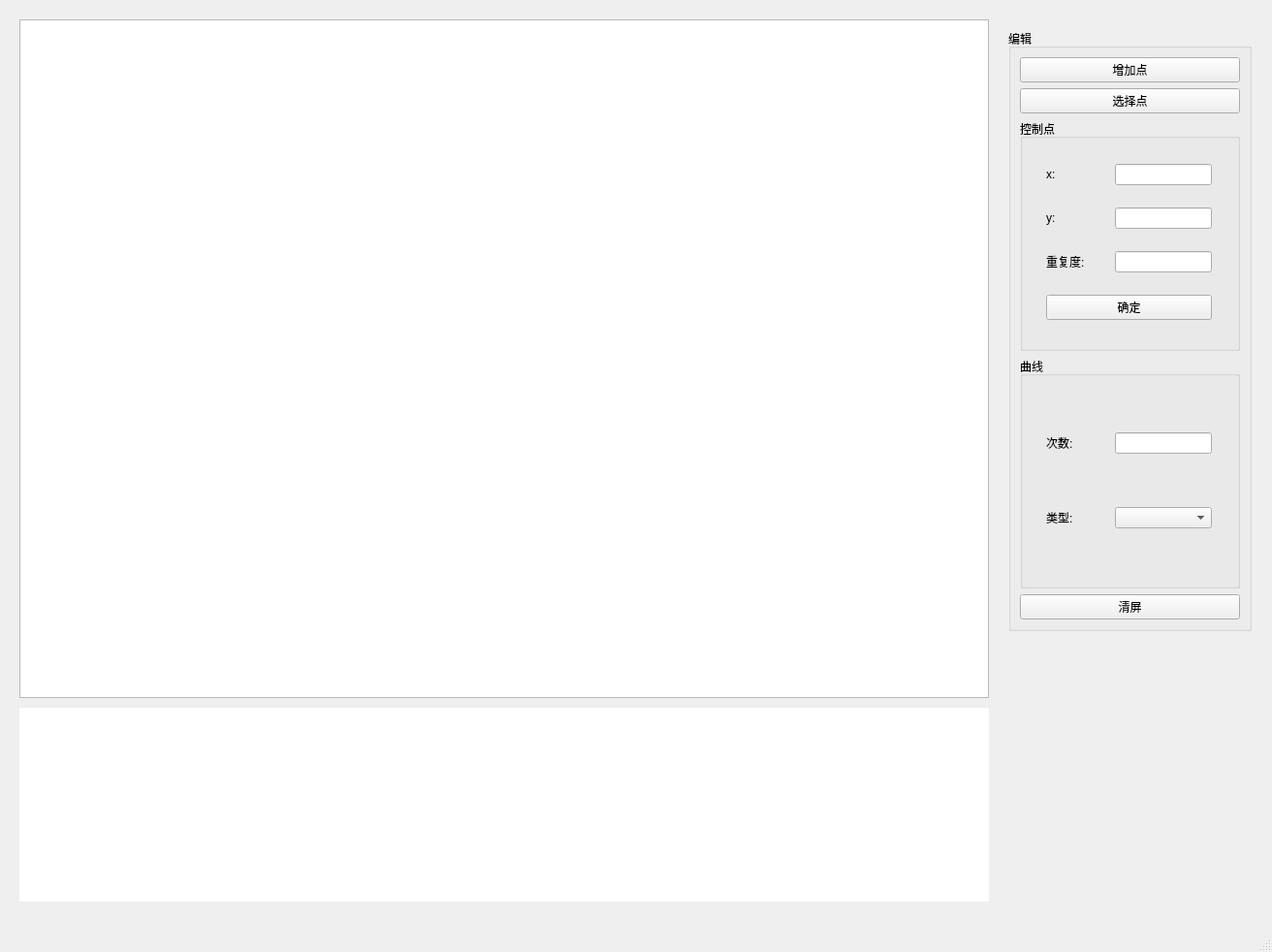
<?xml version="1.0" encoding="UTF-8"?>
<ui version="4.0">
 <class>CurveWindow</class>
 <widget class="QMainWindow" name="CurveWindow">
  <property name="geometry">
   <rect>
    <x>0</x>
    <y>0</y>
    <width>1312</width>
    <height>982</height>
   </rect>
  </property>
  <property name="windowTitle">
   <string>CurveWindow</string>
  </property>
  <widget class="QWidget" name="centralwidget">
   <widget class="QGroupBox" name="groupBox">
    <property name="geometry">
     <rect>
      <x>1040</x>
      <y>30</y>
      <width>251</width>
      <height>621</height>
     </rect>
    </property>
    <property name="title">
     <string>编辑</string>
    </property>
    <layout class="QVBoxLayout" name="verticalLayout">
     <item>
      <widget class="QPushButton" name="btnAddPoint">
       <property name="text">
        <string>增加点</string>
       </property>
      </widget>
     </item>
     <item>
      <widget class="QPushButton" name="btnChangePoint">
       <property name="text">
        <string>选择点</string>
       </property>
      </widget>
     </item>
     <item>
      <widget class="QGroupBox" name="groupBox_2">
       <property name="title">
        <string>控制点</string>
       </property>
       <layout class="QGridLayout" name="gridLayout">
        <item row="3" column="1">
         <widget class="QLineEdit" name="editPosY">
          <property name="maximumSize">
           <size>
            <width>100</width>
            <height>16777215</height>
           </size>
          </property>
         </widget>
        </item>
        <item row="4" column="0">
         <widget class="QLabel" name="label_7">
          <property name="sizePolicy">
           <sizepolicy hsizetype="Fixed" vsizetype="Preferred">
            <horstretch>0</horstretch>
            <verstretch>0</verstretch>
           </sizepolicy>
          </property>
          <property name="maximumSize">
           <size>
            <width>60</width>
            <height>16777215</height>
           </size>
          </property>
          <property name="text">
           <string>重复度:</string>
          </property>
         </widget>
        </item>
        <item row="1" column="1">
         <widget class="QLineEdit" name="editPosX">
          <property name="maximumSize">
           <size>
            <width>100</width>
            <height>16777215</height>
           </size>
          </property>
         </widget>
        </item>
        <item row="3" column="0">
         <widget class="QLabel" name="label_2">
          <property name="sizePolicy">
           <sizepolicy hsizetype="Fixed" vsizetype="Preferred">
            <horstretch>0</horstretch>
            <verstretch>0</verstretch>
           </sizepolicy>
          </property>
          <property name="maximumSize">
           <size>
            <width>50</width>
            <height>16777215</height>
           </size>
          </property>
          <property name="text">
           <string>y:</string>
          </property>
         </widget>
        </item>
        <item row="1" column="0">
         <widget class="QLabel" name="label">
          <property name="sizePolicy">
           <sizepolicy hsizetype="Fixed" vsizetype="Preferred">
            <horstretch>0</horstretch>
            <verstretch>0</verstretch>
           </sizepolicy>
          </property>
          <property name="maximumSize">
           <size>
            <width>50</width>
            <height>16777215</height>
           </size>
          </property>
          <property name="text">
           <string>x:</string>
          </property>
         </widget>
        </item>
        <item row="4" column="1">
         <widget class="QLineEdit" name="editRepeatDegree">
          <property name="maximumSize">
           <size>
            <width>100</width>
            <height>16777215</height>
           </size>
          </property>
         </widget>
        </item>
        <item row="5" column="0" colspan="2">
         <widget class="QPushButton" name="btnDefineEdit">
          <property name="text">
           <string>确定</string>
          </property>
         </widget>
        </item>
       </layout>
      </widget>
     </item>
     <item>
      <widget class="QGroupBox" name="groupBox_4">
       <property name="title">
        <string>曲线</string>
       </property>
       <layout class="QGridLayout" name="gridLayout_3">
        <item row="1" column="0">
         <widget class="QLabel" name="label_5">
          <property name="sizePolicy">
           <sizepolicy hsizetype="Fixed" vsizetype="Preferred">
            <horstretch>0</horstretch>
            <verstretch>0</verstretch>
           </sizepolicy>
          </property>
          <property name="maximumSize">
           <size>
            <width>50</width>
            <height>16777215</height>
           </size>
          </property>
          <property name="text">
           <string>次数:</string>
          </property>
         </widget>
        </item>
        <item row="3" column="0">
         <widget class="QLabel" name="label_6">
          <property name="sizePolicy">
           <sizepolicy hsizetype="Fixed" vsizetype="Preferred">
            <horstretch>0</horstretch>
            <verstretch>0</verstretch>
           </sizepolicy>
          </property>
          <property name="maximumSize">
           <size>
            <width>50</width>
            <height>16777215</height>
           </size>
          </property>
          <property name="text">
           <string>类型:</string>
          </property>
         </widget>
        </item>
        <item row="1" column="1">
         <widget class="QLineEdit" name="editDegree">
          <property name="maximumSize">
           <size>
            <width>100</width>
            <height>16777215</height>
           </size>
          </property>
         </widget>
        </item>
        <item row="3" column="1">
         <widget class="QComboBox" name="cboCurveType"/>
        </item>
       </layout>
      </widget>
     </item>
     <item>
      <widget class="QPushButton" name="btnClear">
       <property name="text">
        <string>清屏</string>
       </property>
      </widget>
     </item>
    </layout>
   </widget>
   <widget class="MainGraphicsView" name="mainView">
    <property name="geometry">
     <rect>
      <x>20</x>
      <y>20</y>
      <width>1000</width>
      <height>700</height>
     </rect>
    </property>
    <property name="sizePolicy">
     <sizepolicy hsizetype="Maximum" vsizetype="Maximum">
      <horstretch>0</horstretch>
      <verstretch>0</verstretch>
     </sizepolicy>
    </property>
    <property name="minimumSize">
     <size>
      <width>1000</width>
      <height>700</height>
     </size>
    </property>
    <property name="maximumSize">
     <size>
      <width>1000</width>
      <height>700</height>
     </size>
    </property>
   </widget>
   <widget class="BasisFunWidget" name="basisFunWidget" native="true">
    <property name="geometry">
     <rect>
      <x>20</x>
      <y>730</y>
      <width>1000</width>
      <height>200</height>
     </rect>
    </property>
    <property name="sizePolicy">
     <sizepolicy hsizetype="Minimum" vsizetype="Minimum">
      <horstretch>0</horstretch>
      <verstretch>0</verstretch>
     </sizepolicy>
    </property>
    <property name="minimumSize">
     <size>
      <width>1000</width>
      <height>200</height>
     </size>
    </property>
    <property name="maximumSize">
     <size>
      <width>1000</width>
      <height>200</height>
     </size>
    </property>
    <property name="styleSheet">
     <string notr="true">background-color: rgb(255, 255, 255);</string>
    </property>
   </widget>
  </widget>
  <widget class="QMenuBar" name="menubar">
   <property name="geometry">
    <rect>
     <x>0</x>
     <y>0</y>
     <width>1312</width>
     <height>26</height>
    </rect>
   </property>
  </widget>
  <widget class="QStatusBar" name="statusbar"/>
 </widget>
 <customwidgets>
  <customwidget>
   <class>MainGraphicsView</class>
   <extends>QGraphicsView</extends>
   <header location="global">maingraphicsview.h</header>
  </customwidget>
  <customwidget>
   <class>BasisFunWidget</class>
   <extends>QWidget</extends>
   <header location="global">basisfunwidget.h</header>
   <container>1</container>
  </customwidget>
 </customwidgets>
 <resources/>
 <connections/>
</ui>
